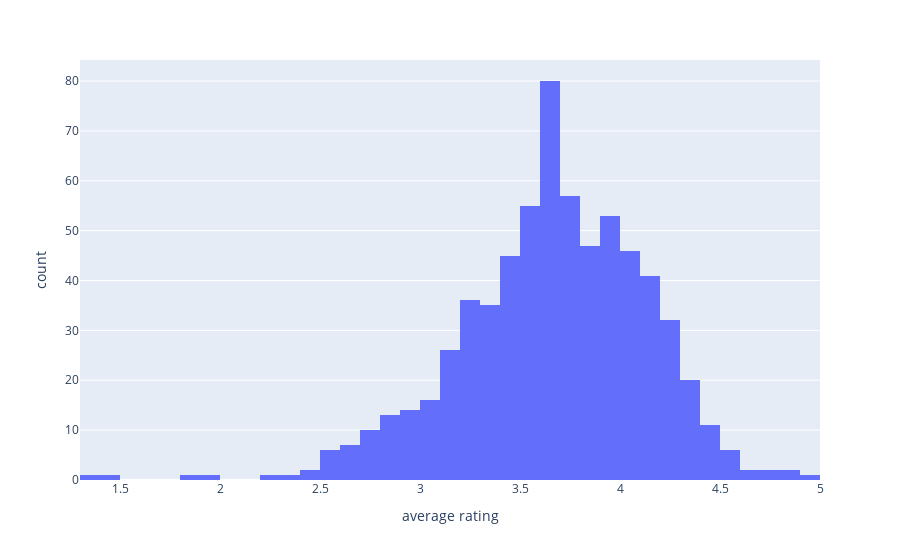

The code cell stored with this chart in its notebook:
### Code cell
px.histogram(ratings_per_user, x='average rating')

### Figure 1 — Plotly figure (JSON) as saved in the notebook; plotly's stock layout.template omitted (floating-point values rounded to 4 significant figures; data arrays with more than 128 entries replaced by an {"elided": "..."} marker saying what was removed)
{"data": [{"alignmentgroup": "True", "bingroup": "x", "hovertemplate": "average rating=%{x}<br>count=%{y}<extra></extra>", "legendgroup": "", "marker": {"color": "#636efa", "pattern": {"shape": ""}}, "name": "", "offsetgroup": "", "orientation": "v", "showlegend": false, "type": "histogram", "x": {"elided": "671 float values"}, "xaxis": "x", "yaxis": "y"}], "layout": {"barmode": "relative", "legend": {"tracegroupgap": 0}, "margin": {"t": 60}, "xaxis": {"anchor": "y", "domain": [0, 1], "title": {"text": "average rating"}}, "yaxis": {"anchor": "x", "domain": [0, 1], "title": {"text": "count"}}}}
